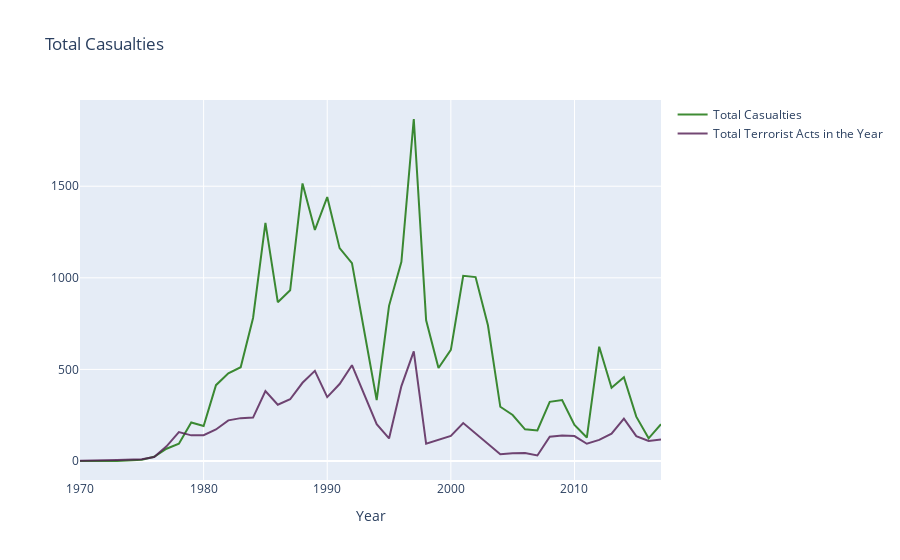

Write notebook code for a chart like this one.
### Code cell
import plotly.graph_objs as go
# Creating trace1
trace1 = go.Scatter(
                    x = data_killed_wounded.year,
                    y = data_killed_wounded.totalCasualties,
                    mode = "lines",
                    name = "Total Casualties",
                    marker = dict(color = 'rgba(16, 112, 2, 0.8)'),
                    text= data_killed_wounded.totalCasualties)
# Creating trace2
trace2 = go.Scatter(
                    x = data_killed_wounded.year,
                    y = data_killed_wounded.totalActs,
                    mode = "lines",
                    name = "Total Terrorist Acts in the Year",
                    marker = dict(color = 'rgba(80, 26, 80, 0.8)'),
                    text= data_killed_wounded.totalActs)
data = [trace1, trace2]
layout = dict(title = 'Total Casualties',
              xaxis= dict(title= 'Year',ticklen= 5,zeroline= False)
             )
fig = dict(data = data, layout = layout)
iplot(fig)

### Figure 1 — Plotly figure (JSON) as saved in the notebook; plotly's stock layout.template omitted (floating-point values rounded to 4 significant figures)
{"data": [{"marker": {"color": "rgba(16, 112, 2, 0.8)"}, "mode": "lines", "name": "Total Casualties", "text": [0, 1, 0, 7, 23, 67, 94, 210, 191, 414, 479, 512, 781, 1300, 867, 932, 1515, 1261, 1441, 1162, 1080, 333, 847, 1087, 1867, 768, 508, 607, 1011, 1004, 741, 296, 251, 173, 167, 323, 333, 197, 128, 624, 400, 457, 242, 124, 201], "type": "scatter", "x": [1970, 1972, 1973, 1975, 1976, 1977, 1978, 1979, 1980, 1981, 1982, 1983, 1984, 1985, 1986, 1987, 1988, 1989, 1990, 1991, 1992, 1994, 1995, 1996, 1997, 1998, 1999, 2000, 2001, 2002, 2003, 2004, 2005, 2006, 2007, 2008, 2009, 2010, 2011, 2012, 2013, 2014, 2015, 2016, 2017], "y": [0, 1, 0, 7, 23, 67, 94, 210, 191, 414, 479, 512, 781, 1300, 867, 932, 1515, 1261, 1441, 1162, 1080, 333, 847, 1087, 1867, 768, 508, 607, 1011, 1004, 741, 296, 251, 173, 167, 323, 333, 197, 128, 624, 400, 457, 242, 124, 201]}, {"marker": {"color": "rgba(80, 26, 80, 0.8)"}, "mode": "lines", "name": "Total Terrorist Acts in the Year", "text": [1, 2, 6, 10, 22, 80, 158, 140, 141, 172, 222, 234, 237, 382, 307, 337, 427, 492, 349, 420, 523, 201, 123, 409, 598, 94, 116, 137, 207, 150, 98, 37, 42, 43, 30, 133, 139, 136, 94, 115, 149, 231, 136, 109, 117], "type": "scatter", "x": [1970, 1972, 1973, 1975, 1976, 1977, 1978, 1979, 1980, 1981, 1982, 1983, 1984, 1985, 1986, 1987, 1988, 1989, 1990, 1991, 1992, 1994, 1995, 1996, 1997, 1998, 1999, 2000, 2001, 2002, 2003, 2004, 2005, 2006, 2007, 2008, 2009, 2010, 2011, 2012, 2013, 2014, 2015, 2016, 2017], "y": [1, 2, 6, 10, 22, 80, 158, 140, 141, 172, 222, 234, 237, 382, 307, 337, 427, 492, 349, 420, 523, 201, 123, 409, 598, 94, 116, 137, 207, 150, 98, 37, 42, 43, 30, 133, 139, 136, 94, 115, 149, 231, 136, 109, 117]}], "layout": {"autosize": true, "title": {"text": "Total Casualties"}, "xaxis": {"autorange": true, "range": [1970, 2017], "ticklen": 5, "title": {"text": "Year"}, "type": "linear", "zeroline": false}, "yaxis": {"autorange": true, "range": [-103.7, 1971.0], "type": "linear"}}}
